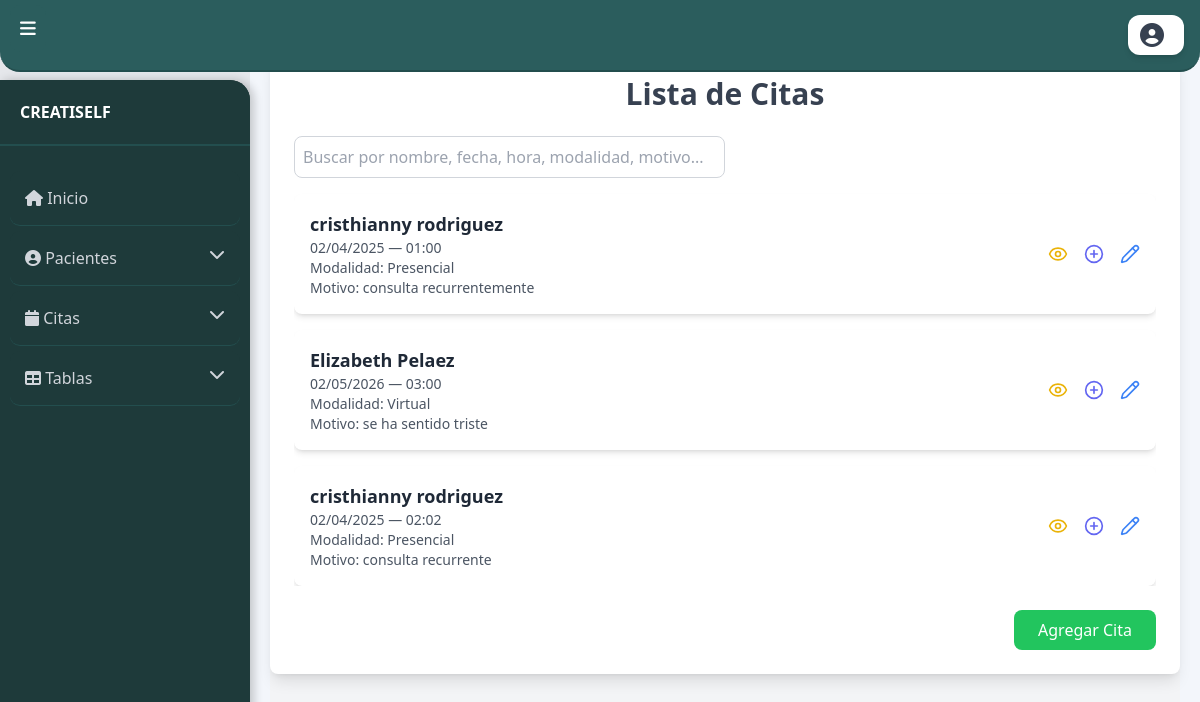
Screenshot of /listar/citas (signed in) with the database file from the repository.
### app/models.py (models this page shows, shortened)
class Cita(models.Model):
    hora = models.TimeField()
    fecha = models.DateTimeField()
    modalidad = models.CharField(max_length=50, choices=[('virtual', 'Virtual'), ('presencial', 'Presencial')])
    motivo_consulta = models.TextField()
    paciente = models.ForeignKey(Paciente, on_delete=models.CASCADE)

class Paciente(models.Model):
    tipo_paciente = models.CharField(max_length=10, choices=[('individual', 'Individual'), ('infantil', 'Infantil'), ('pareja', 'Pareja') ])
    cedula = models.CharField(max_length=20, unique=True)
    nombre = models.CharField(max_length=50)
    nombre2 = models.CharField(max_length=50, blank=True, null=True)
    apellido = models.CharField(max_length=50)
    apellido2 = models.CharField(max_length=50, blank=True, null=True)
    telefono = models.CharField(max_length=20)
    edad = models.IntegerField()
    sexo = models.CharField(max_length=10, choices=[('masculino', 'Masculino'), ('femenino', 'Femenino')])
    direccion = models.TextField()
    nivel_academico = models.CharField(
    max_length=20,
    choices=[
        ('primaria', 'Primaria'),
        ('secundaria', 'Secundaria'),
        ('bachillerato', 'Bachillerato'),
        ('tecnico', 'Técnico'),
        ('tecnologo', 'Tecnólogo'),
        ('pregrado', 'Pregrado'),
        ('licenciatura', 'Licenciatura'),
        ('especializacion', 'Especialización'),
        ('maestria', 'Maestría'),
        ('doctorado', 'Doctorado'),
        ('postdoctorado', 'Postdoctorado'),
        ('diplomado', 'Diplomado'),
        ('curso', 'Curso'),
        ('sin_estudios', 'Sin estudios formales'),
    ],
    default='sin_estudios'
    )
    pais = models.ForeignKey('Pais', on_delete=models.CASCADE)
    estado = models.ForeignKey('Estado', on_delete=models.CASCADE)
    ciudad = models.ForeignKey('Ciudad', on_delete=models.CASCADE)
    antecedentes_personales = models.ForeignKey('AntecedentesPersonales', on_delete=models.SET_NULL, null=True, blank=True)
    condicion = models.ForeignKey('Condicion', on_delete=models.SET_NULL, null=True, blank=True)

### app/viewscitas.py (the view)
# urls.py: path('listar/citas', listar_citas, name='Listar_citas'),
def listar_citas(request):
    citas = Cita.objects.all()
    return render(request, 'citas/listar_citas.html', {'citas': citas})

### app/templates/citas/listar_citas.html (shortened to what this page needs)
{% extends 'base.html' %}
{% block content %}
<div class="min-h-screen bg-gray-100 py-8">
    <div class="max-w-6xl mx-auto bg-white p-6 rounded-lg shadow-lg">
        <h1 class="text-3xl font-bold text-center text-gray-700 mb-6">Lista de Citas</h1>
        <div class="overflow-x-auto">
            <div class="mb-4 flex space-x-2">
                <input
                    type="text"
                    id="searchInput"
                    placeholder="Buscar por nombre, fecha, hora, modalidad, motivo..."
                    class="p-2 border border-gray-300 rounded-lg w-1/2"
                    onkeyup="filterCards()"
                />
            </div>
            <div class="space-y-4">
                {% for cita in citas %}
                <div class="cita-card bg-white rounded-lg shadow-md flex justify-between items-center p-4 hover:shadow-lg transition"
                >
                    <div>
                        <p class="text-lg font-semibold text-gray-800">
                            {{ cita.paciente.nombre }} {{ cita.paciente.apellido }}
                        </p>
                        <p class="text-sm text-gray-600">
                            {{ cita.fecha|date:"d/m/Y" }} — {{ cita.hora|time:"H:i" }}
                        </p>
                        <p class="text-sm text-gray-600 capitalize">
                            Modalidad: {{ cita.modalidad }}
                        </p>
                        <p class="text-sm text-gray-600">
                            Motivo: {{ cita.motivo_consulta }}
                        </p>
                    </div>
                    <div class="flex space-x-4">
                        <button onclick="openModalDetalleCita({{ cita.id }})" class="text-yellow-500 hover:text-yellow-600">
                            <i data-lucide="eye" class="w-5 h-5"></i>
                        </button>
                        <button onclick="openModalAgregarDetalle({{ cita.id }})" class="text-indigo-500 hover:text-indigo-700">
                            <i data-lucide="plus-circle" class="w-5 h-5"></i>
                        </button>
                        <button onclick="openModalEditarCita({{ cita.id }})" class="text-blue-500 hover:text-blue-700">
                            <i data-lucide="pencil" class="w-5 h-5"></i>
                        </button>
                    </div>
                </div>
                {% empty %}
                <p class="text-center text-gray-500 mt-6">No hay citas registradas.</p>
                {% endfor %}
            </div>
        </div>
        <div class="mt-6 flex justify-end">
            <a href="{% url 'Crear_citas' %}" class="bg-green-500 text-white py-2 px-6 rounded-lg hover:bg-green-600 transition">
                Agregar Cita
            </a>
        </div>
    </div>
</div>
{% endblock %}

### rows the page displays
Cita: paciente.nombre "cristhianny", paciente.apellido "rodriguez", fecha "02/04/2025", hora "01:00", modalidad "Presencial", motivo_consulta "consulta recurrentemente"
Cita: paciente.nombre "Elizabeth", paciente.apellido "Pelaez", fecha "02/05/2026", hora "03:00", modalidad "Virtual", motivo_consulta "se ha sentido triste"
Cita: paciente.nombre "cristhianny", paciente.apellido "rodriguez", fecha "02/04/2025", hora "02:02", modalidad "Presencial", motivo_consulta "consulta recurrente"
